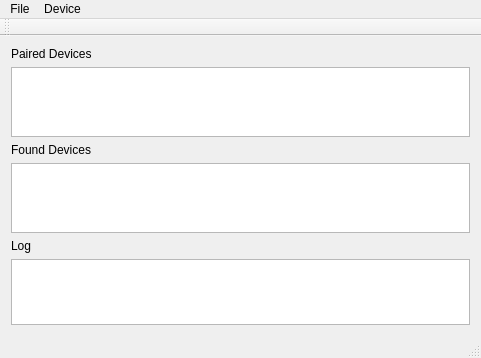
<?xml version="1.0" encoding="UTF-8"?>
<ui version="4.0">
 <class>MainWindow</class>
 <widget class="QMainWindow" name="MainWindow">
  <property name="geometry">
   <rect>
    <x>0</x>
    <y>0</y>
    <width>481</width>
    <height>358</height>
   </rect>
  </property>
  <property name="windowTitle">
   <string>MainWindow</string>
  </property>
  <widget class="QWidget" name="centralWidget">
   <layout class="QGridLayout" name="gridLayout">
    <item row="1" column="0">
     <layout class="QVBoxLayout" name="verticalLayout">
      <item>
       <widget class="QListView" name="lst_PairedDevices"/>
      </item>
     </layout>
    </item>
    <item row="0" column="0">
     <widget class="QLabel" name="label">
      <property name="text">
       <string>Paired Devices</string>
      </property>
     </widget>
    </item>
    <item row="2" column="0">
     <widget class="QLabel" name="label_2">
      <property name="text">
       <string>Found Devices</string>
      </property>
     </widget>
    </item>
    <item row="3" column="0">
     <widget class="QListView" name="lst_FoundDevices"/>
    </item>
    <item row="4" column="0">
     <widget class="QLabel" name="label_3">
      <property name="text">
       <string>Log</string>
      </property>
     </widget>
    </item>
    <item row="5" column="0">
     <widget class="QListWidget" name="listWidget">
      <property name="minimumSize">
       <size>
        <width>0</width>
        <height>40</height>
       </size>
      </property>
     </widget>
    </item>
   </layout>
  </widget>
  <widget class="QMenuBar" name="menuBar">
   <property name="geometry">
    <rect>
     <x>0</x>
     <y>0</y>
     <width>481</width>
     <height>21</height>
    </rect>
   </property>
   <widget class="QMenu" name="menuFile">
    <property name="title">
     <string>File</string>
    </property>
    <addaction name="actionExit"/>
   </widget>
   <widget class="QMenu" name="menuDevice">
    <property name="title">
     <string>Device</string>
    </property>
    <addaction name="actionAdd_to_saved_devices"/>
    <addaction name="actionRemove_device"/>
   </widget>
   <addaction name="menuFile"/>
   <addaction name="menuDevice"/>
  </widget>
  <widget class="QToolBar" name="mainToolBar">
   <attribute name="toolBarArea">
    <enum>TopToolBarArea</enum>
   </attribute>
   <attribute name="toolBarBreak">
    <bool>false</bool>
   </attribute>
  </widget>
  <widget class="QStatusBar" name="statusBar"/>
  <action name="actionExit">
   <property name="text">
    <string>Exit</string>
   </property>
  </action>
  <action name="actionAdd_to_saved_devices">
   <property name="text">
    <string>Add to saved devices</string>
   </property>
  </action>
  <action name="actionRemove_device">
   <property name="text">
    <string>Remove device</string>
   </property>
  </action>
 </widget>
 <layoutdefault spacing="6" margin="11"/>
 <resources/>
 <connections/>
</ui>
